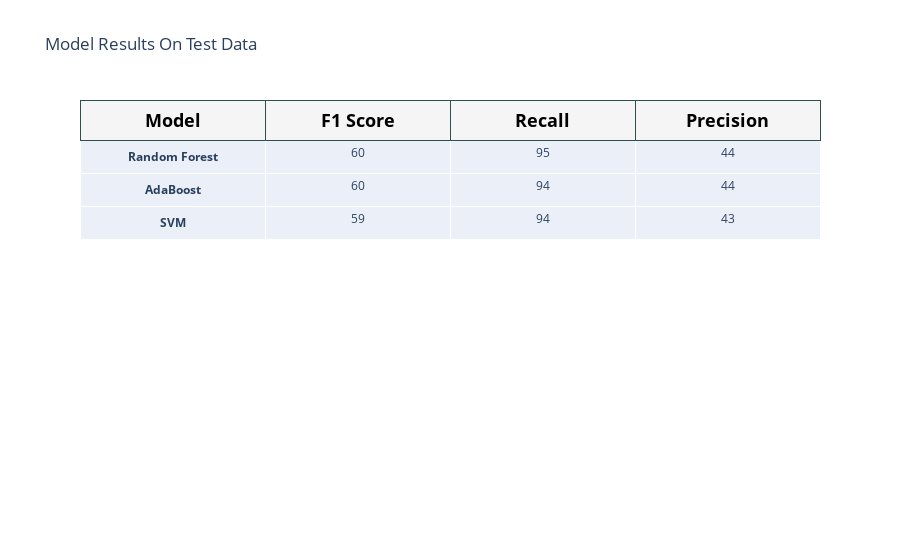

The code cell stored with this chart in its notebook:
### Code cell
import plotly.graph_objects as go

fig = go.Figure(data=[go.Table(header=dict(values=['<b>Model<b>', '<b>F1 Score<b>', '<b>Recall<b>', '<b>Precision<b>'],
                                           line_color='darkslategray',
    fill_color='whitesmoke',
    align=['center','center'],
    font=dict(color='black', size=18),
    height=40),
                               
                 cells=dict(values=[['<b>Random Forest<b>', '<b>AdaBoost<b>','<b>SVM<b>'], [f1_scores[0],f1_scores[1],f1_scores[2]], [recall_scores[0],recall_scores[1],recall_scores[2]], [precision_scores[0],precision_scores[1],precision_scores[2]]]))
                     ])

fig.update_layout(title='Model Results On Test Data')
fig.show()

### Figure 1 — Plotly figure (JSON) as saved in the notebook; plotly's stock layout.template omitted (floating-point values rounded to 4 significant figures)
{"data": [{"cells": {"values": [["<b>Random Forest<b>", "<b>AdaBoost<b>", "<b>SVM<b>"], [60, 60, 59], [95, 94, 94], [44, 44, 43]]}, "header": {"align": ["center", "center"], "fill": {"color": "whitesmoke"}, "font": {"color": "black", "size": 18}, "height": 40, "line": {"color": "darkslategray"}, "values": ["<b>Model<b>", "<b>F1 Score<b>", "<b>Recall<b>", "<b>Precision<b>"]}, "type": "table"}], "layout": {"title": {"text": "Model Results On Test Data"}}}
